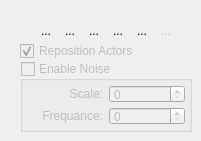
         <widget class="QWidget" name="tab" >
          <attribute name="title" >
           <string>Height Edit</string>
          </attribute>
          <widget class="QFrame" name="frame" >
           <property name="geometry" >
            <rect>
             <x>20</x>
             <y>20</y>
             <width>172</width>
             <height>112</height>
            </rect>
           </property>
           <property name="frameShape" >
            <enum>QFrame::NoFrame</enum>
           </property>
           <property name="frameShadow" >
            <enum>QFrame::Raised</enum>
           </property>
           <layout class="QVBoxLayout" >
            <property name="spacing" >
             <number>0</number>
            </property>
            <property name="margin" >
             <number>0</number>
            </property>
            <item>
             <layout class="QHBoxLayout" >
              <property name="spacing" >
               <number>0</number>
              </property>
              <property name="margin" >
               <number>0</number>
              </property>
              <item>
               <spacer>
                <property name="orientation" >
                 <enum>Qt::Horizontal</enum>
                </property>
                <property name="sizeHint" stdset="0" >
                 <size>
                  <width>40</width>
                  <height>20</height>
                 </size>
                </property>
               </spacer>
              </item>
              <item>
               <widget class="QToolButton" name="toolButton_1" >
                <property name="maximumSize" >
                 <size>
                  <width>28</width>
                  <height>28</height>
                 </size>
                </property>
                <property name="text" >
                 <string>...</string>
                </property>
                <property name="icon" >
                 <iconset resource="Resources/editor.qrc" >
                  <normaloff>:/terrain/Raise.png</normaloff>:/terrain/Raise.png</iconset>
                </property>
                <property name="iconSize" >
                 <size>
                  <width>24</width>
                  <height>24</height>
                 </size>
                </property>
                <property name="checkable" >
                 <bool>true</bool>
                </property>
                <property name="autoRaise" >
                 <bool>true</bool>
                </property>
               </widget>
              </item>
              <item>
               <widget class="QToolButton" name="toolButton_2" >
                <property name="maximumSize" >
                 <size>
                  <width>28</width>
                  <height>28</height>
                 </size>
                </property>
                <property name="text" >
                 <string>...</string>
                </property>
                <property name="icon" >
                 <iconset resource="Resources/editor.qrc" >
                  <normaloff>:/terrain/Lower.png</normaloff>:/terrain/Lower.png</iconset>
                </property>
                <property name="iconSize" >
                 <size>
                  <width>24</width>
                  <height>24</height>
                 </size>
                </property>
                <property name="checkable" >
                 <bool>true</bool>
                </property>
                <property name="autoRaise" >
                 <bool>true</bool>
                </property>
               </widget>
              </item>
              <item>
               <widget class="QToolButton" name="toolButton_3" >
                <property name="maximumSize" >
                 <size>
                  <width>28</width>
                  <height>28</height>
                 </size>
                </property>
                <property name="text" >
                 <string>...</string>
                </property>
                <property name="icon" >
                 <iconset resource="Resources/editor.qrc" >
                  <normaloff>:/terrain/Level.png</normaloff>:/terrain/Level.png</iconset>
                </property>
                <property name="iconSize" >
                 <size>
                  <width>24</width>
                  <height>24</height>
                 </size>
                </property>
                <property name="checkable" >
                 <bool>true</bool>
                </property>
                <property name="autoRaise" >
                 <bool>true</bool>
                </property>
               </widget>
              </item>
              <item>
               <widget class="QToolButton" name="toolButton_4" >
                <property name="maximumSize" >
                 <size>
                  <width>28</width>
                  <height>28</height>
                 </size>
                </property>
                <property name="text" >
                 <string>...</string>
                </property>
                <property name="icon" >
                 <iconset resource="Resources/editor.qrc" >
                  <normaloff>:/terrain/Smooth.png</normaloff>:/terrain/Smooth.png</iconset>
                </property>
                <property name="iconSize" >
                 <size>
                  <width>24</width>
                  <height>24</height>
                 </size>
                </property>
                <property name="checkable" >
                 <bool>true</bool>
                </property>
                <property name="autoRaise" >
                 <bool>true</bool>
                </property>
               </widget>
              </item>
              <item>
               <widget class="QToolButton" name="toolButton_5" >
                <property name="maximumSize" >
                 <size>
                  <width>28</width>
                  <height>28</height>
                 </size>
                </property>
                <property name="text" >
                 <string>...</string>
                </property>
                <property name="icon" >
                 <iconset resource="Resources/editor.qrc" >
                  <normaloff>:/terrain/Grab.png</normaloff>:/terrain/Grab.png</iconset>
                </property>
                <property name="iconSize" >
                 <size>
                  <width>24</width>
                  <height>24</height>
                 </size>
                </property>
                <property name="checkable" >
                 <bool>true</bool>
                </property>
                <property name="autoRaise" >
                 <bool>true</bool>
                </property>
               </widget>
              </item>
              <item>
               <widget class="QToolButton" name="toolButton_6" >
                <property name="enabled" >
                 <bool>false</bool>
                </property>
                <property name="maximumSize" >
                 <size>
                  <width>28</width>
                  <height>28</height>
                 </size>
                </property>
                <property name="text" >
                 <string>...</string>
                </property>
                <property name="icon" >
                 <iconset resource="Resources/editor.qrc" >
                  <normaloff>:/terrain/Ramp.png</normaloff>:/terrain/Ramp.png</iconset>
                </property>
                <property name="iconSize" >
                 <size>
                  <width>24</width>
                  <height>24</height>
                 </size>
                </property>
                <property name="checkable" >
                 <bool>true</bool>
                </property>
                <property name="autoRaise" >
                 <bool>true</bool>
                </property>
               </widget>
              </item>
              <item>
               <spacer>
                <property name="orientation" >
                 <enum>Qt::Horizontal</enum>
                </property>
                <property name="sizeHint" stdset="0" >
                 <size>
                  <width>40</width>
                  <height>20</height>
                 </size>
                </property>
               </spacer>
              </item>
             </layout>
            </item>
            <item>
             <widget class="QCheckBox" name="checkBox" >
              <property name="enabled" >
               <bool>false</bool>
              </property>
              <property name="text" >
               <string>Reposition Actors</string>
              </property>
              <property name="checked" >
               <bool>true</bool>
              </property>
             </widget>
            </item>
            <item>
             <widget class="QGroupBox" name="groupBox_2" >
              <property name="enabled" >
               <bool>false</bool>
              </property>
              <property name="title" >
               <string>Enable Noise</string>
              </property>
              <property name="flat" >
               <bool>true</bool>
              </property>
              <property name="checkable" >
               <bool>true</bool>
              </property>
              <property name="checked" >
               <bool>false</bool>
              </property>
              <layout class="QGridLayout" >
               <property name="margin" >
                <number>4</number>
               </property>
               <property name="spacing" >
                <number>4</number>
               </property>
               <item row="1" column="0" >
                <layout class="QHBoxLayout" >
                 <property name="spacing" >
                  <number>6</number>
                 </property>
                 <property name="margin" >
                  <number>0</number>
                 </property>
                 <item>
                  <widget class="QLabel" name="label_5" >
                   <property name="text" >
                    <string>Frequance:</string>
                   </property>
                   <property name="alignment" >
                    <set>Qt::AlignRight|Qt::AlignTrailing|Qt::AlignVCenter</set>
                   </property>
                  </widget>
                 </item>
                 <item>
                  <widget class="QSpinBox" name="spinBox_5" >
                   <property name="minimumSize" >
                    <size>
                     <width>0</width>
                     <height>18</height>
                    </size>
                   </property>
                   <property name="maximumSize" >
                    <size>
                     <width>16777215</width>
                     <height>18</height>
                    </size>
                   </property>
                  </widget>
                 </item>
                </layout>
               </item>
               <item row="0" column="0" >
                <layout class="QHBoxLayout" >
                 <property name="spacing" >
                  <number>6</number>
                 </property>
                 <property name="margin" >
                  <number>0</number>
                 </property>
                 <item>
                  <widget class="QLabel" name="label_4" >
                   <property name="text" >
                    <string>Scale:</string>
                   </property>
                   <property name="alignment" >
                    <set>Qt::AlignRight|Qt::AlignTrailing|Qt::AlignVCenter</set>
                   </property>
                  </widget>
                 </item>
                 <item>
                  <widget class="QSpinBox" name="spinBox_4" >
                   <property name="minimumSize" >
                    <size>
                     <width>0</width>
                     <height>18</height>
                    </size>
                   </property>
                   <property name="maximumSize" >
                    <size>
                     <width>16777215</width>
                     <height>18</height>
                    </size>
                   </property>
                  </widget>
                 </item>
                </layout>
               </item>
              </layout>
             </widget>
            </item>
           </layout>
          </widget>
         </widget>
